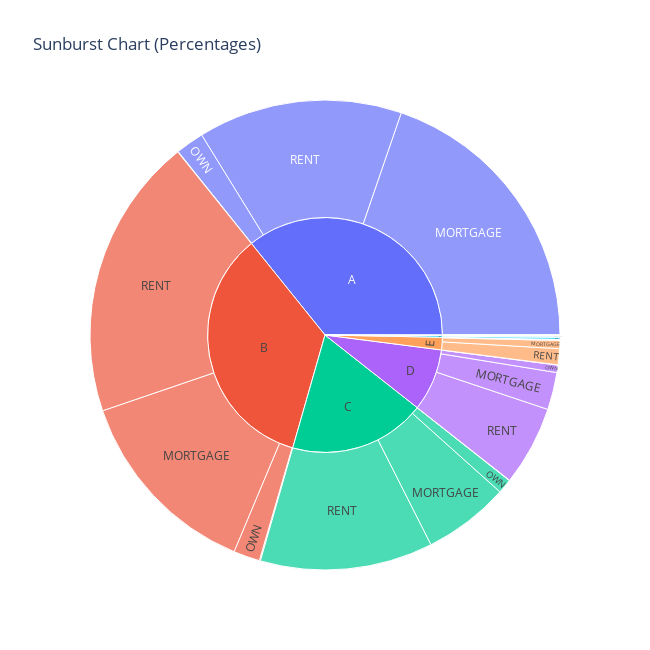

Notebook code for this chart:
### Markdown cell above
Findings:
- Distribution of loan intent clearly portrays that our previous finding of all almost categories being equally prevalent. Except for the least common home improvement which is almost half the top most Education category.
- Distribution of the home ownership category tells us that OWN is only just 10% of the top category RENT and OTHER is a negligible 0.15%

### Code cell
import pandas as pd
import plotly.express as px

# Specify the columns for the sunburst chart
parent_column = 'loan_grade'  # Replace with your parent column name
child_column = 'person_home_ownership'  # Replace with your child column name

# Group the data by the parent and child columns and count occurrences
grouped_df = (
    df.groupby([parent_column, child_column])
    .size()
    .reset_index(name='count')
)

# Calculate the total count
total_count = grouped_df['count'].sum()

# Add a new column for percentages
grouped_df['percentage'] = (grouped_df['count'] / total_count) * 100

# Create the sunburst chart using percentages
fig = px.sunburst(
    grouped_df,
    path=[parent_column, child_column],  # Hierarchical structure
    values='percentage',                # Use percentages for segment sizes
    title="Sunburst Chart (Percentages)"
)

# Customize hover text to show only percentages
fig.update_traces(
    hovertemplate=(
        "<b>%{label}</b><br>" +
        "Percentage: %{value:.2f}%<extra></extra>"
    )
)

# Increase the figure size
fig.update_layout(
    width=650,   # Width of the figure in pixels
    height=650   # Height of the figure in pixels
)

# Show the plot
fig.show()

### Figure 1 — Plotly figure (JSON) as saved in the notebook; plotly's stock layout.template omitted (floating-point values rounded to 4 significant figures)
{"data": [{"branchvalues": "total", "domain": {"x": [0, 1], "y": [0, 1]}, "hovertemplate": "<b>%{label}</b><br>Percentage: %{value:.2f}%<extra></extra>", "ids": ["A/MORTGAGE", "A/OTHER", "A/OWN", "A/RENT", "B/MORTGAGE", "B/OTHER", "B/OWN", "B/RENT", "C/MORTGAGE", "C/OTHER", "C/OWN", "C/RENT", "D/MORTGAGE", "D/OTHER", "D/OWN", "D/RENT", "E/MORTGAGE", "E/OTHER", "E/OWN", "E/RENT", "F/MORTGAGE", "F/OWN", "F/RENT", "G/MORTGAGE", "G/OTHER", "G/OWN", "G/RENT", "A", "B", "C", "D", "E", "F", "G"], "labels": ["MORTGAGE", "OTHER", "OWN", "RENT", "MORTGAGE", "OTHER", "OWN", "RENT", "MORTGAGE", "OTHER", "OWN", "RENT", "MORTGAGE", "OTHER", "OWN", "RENT", "MORTGAGE", "OTHER", "OWN", "RENT", "MORTGAGE", "OWN", "RENT", "MORTGAGE", "OTHER", "OWN", "RENT", "A", "B", "C", "D", "E", "F", "G"], "name": "", "parents": ["A", "A", "A", "A", "B", "B", "B", "B", "C", "C", "C", "C", "D", "D", "D", "D", "E", "E", "E", "E", "F", "F", "F", "G", "G", "G", "G", "", "", "", "", "", "", ""], "type": "sunburst", "values": [19.74, 0.03581, 1.951, 14.06, 13.45, 0.06822, 1.816, 19.45, 5.918, 0.02729, 0.9943, 11.88, 2.568, 0.01705, 0.5116, 5.485, 0.556, 0.001705, 0.06139, 1.102, 0.08356, 0.01364, 0.1569, 0.01023, 0.001705, 0.003411, 0.04093, 35.78, 34.79, 18.82, 8.582, 1.721, 0.2541, 0.05628]}], "layout": {"height": 650, "legend": {"tracegroupgap": 0}, "title": {"text": "Sunburst Chart (Percentages)"}, "width": 650}}
